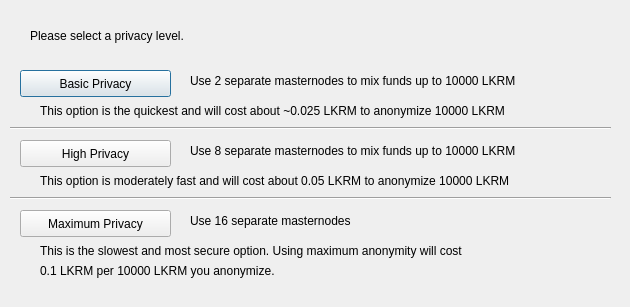
<?xml version="1.0" encoding="UTF-8"?>
<ui version="4.0">
 <class>ObfuscationConfig</class>
 <widget class="QDialog" name="ObfuscationConfig">
  <property name="geometry">
   <rect>
    <x>0</x>
    <y>0</y>
    <width>630</width>
    <height>307</height>
   </rect>
  </property>
  <property name="windowTitle">
   <string>Configure Obfuscation</string>
  </property>
  <widget class="QPushButton" name="buttonBasic">
   <property name="geometry">
    <rect>
     <x>20</x>
     <y>70</y>
     <width>151</width>
     <height>27</height>
    </rect>
   </property>
   <property name="text">
    <string>Basic Privacy</string>
   </property>
  </widget>
  <widget class="QPushButton" name="buttonHigh">
   <property name="geometry">
    <rect>
     <x>20</x>
     <y>140</y>
     <width>151</width>
     <height>27</height>
    </rect>
   </property>
   <property name="text">
    <string>High Privacy</string>
   </property>
  </widget>
  <widget class="QPushButton" name="buttonMax">
   <property name="geometry">
    <rect>
     <x>20</x>
     <y>210</y>
     <width>151</width>
     <height>27</height>
    </rect>
   </property>
   <property name="text">
    <string>Maximum Privacy</string>
   </property>
  </widget>
  <widget class="QLabel" name="label">
   <property name="geometry">
    <rect>
     <x>30</x>
     <y>20</y>
     <width>571</width>
     <height>31</height>
    </rect>
   </property>
   <property name="text">
    <string>Please select a privacy level.</string>
   </property>
  </widget>
  <widget class="QLabel" name="label_2">
   <property name="geometry">
    <rect>
     <x>190</x>
     <y>70</y>
     <width>421</width>
     <height>21</height>
    </rect>
   </property>
   <property name="text">
    <string>Use 2 separate masternodes to mix funds up to 10000 LKRM</string>
   </property>
  </widget>
  <widget class="QLabel" name="label_3">
   <property name="geometry">
    <rect>
     <x>190</x>
     <y>140</y>
     <width>411</width>
     <height>21</height>
    </rect>
   </property>
   <property name="text">
    <string>Use 8 separate masternodes to mix funds up to 10000 LKRM</string>
   </property>
  </widget>
  <widget class="QLabel" name="label_4">
   <property name="geometry">
    <rect>
     <x>190</x>
     <y>210</y>
     <width>421</width>
     <height>21</height>
    </rect>
   </property>
   <property name="text">
    <string>Use 16 separate masternodes</string>
   </property>
  </widget>
  <widget class="QLabel" name="label_6">
   <property name="geometry">
    <rect>
     <x>40</x>
     <y>100</y>
     <width>561</width>
     <height>21</height>
    </rect>
   </property>
   <property name="text">
    <string>This option is the quickest and will cost about ~0.025 LKRM to anonymize 10000 LKRM</string>
   </property>
  </widget>
  <widget class="QLabel" name="label_7">
   <property name="geometry">
    <rect>
     <x>40</x>
     <y>170</y>
     <width>561</width>
     <height>21</height>
    </rect>
   </property>
   <property name="text">
    <string>This option is moderately fast and will cost about 0.05 LKRM to anonymize 10000 LKRM</string>
   </property>
  </widget>
  <widget class="QLabel" name="label_8">
   <property name="geometry">
    <rect>
     <x>40</x>
     <y>240</y>
     <width>561</width>
     <height>21</height>
    </rect>
   </property>
   <property name="text">
    <string>This is the slowest and most secure option. Using maximum anonymity will cost</string>
   </property>
  </widget>
  <widget class="QLabel" name="label_9">
   <property name="geometry">
    <rect>
     <x>40</x>
     <y>260</y>
     <width>561</width>
     <height>21</height>
    </rect>
   </property>
   <property name="text">
    <string>0.1 LKRM per 10000 LKRM you anonymize.</string>
   </property>
  </widget>
  <widget class="Line" name="line">
   <property name="geometry">
    <rect>
     <x>10</x>
     <y>120</y>
     <width>601</width>
     <height>16</height>
    </rect>
   </property>
   <property name="orientation">
    <enum>Qt::Horizontal</enum>
   </property>
  </widget>
  <widget class="Line" name="line_2">
   <property name="geometry">
    <rect>
     <x>10</x>
     <y>190</y>
     <width>601</width>
     <height>16</height>
    </rect>
   </property>
   <property name="orientation">
    <enum>Qt::Horizontal</enum>
   </property>
  </widget>
 </widget>
 <resources/>
 <connections/>
</ui>
